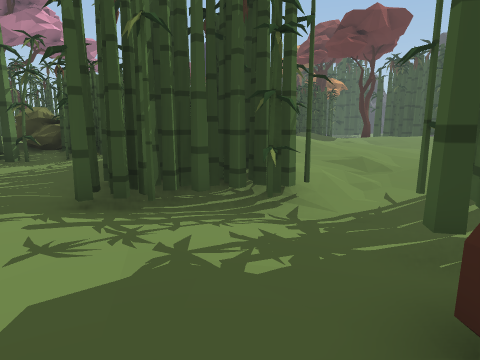
view 1 (above)

24 first-person views from a walk through a scene from a Unity 3-D project. The camera is 1.2 m above the floor, tilts 10° down and sees 75° across. The floor is counted in squares, 1 m on a side. Each view is taken from the middle of a square. On the plan, view 1 faces up. The plan holds only what a view shows up to about 13 squares ahead; the rest is blank. The place goes on beyond the plan.

view 2
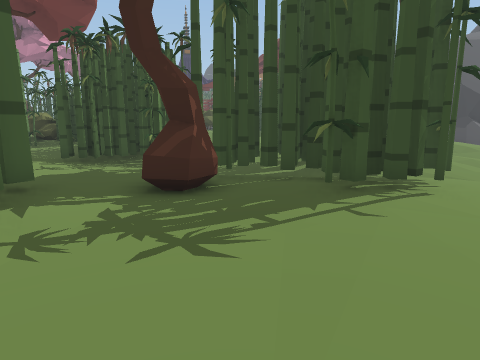

view 3
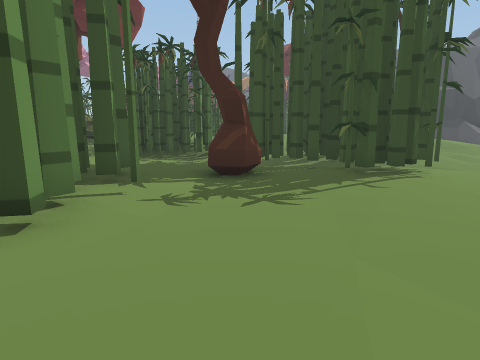

view 4
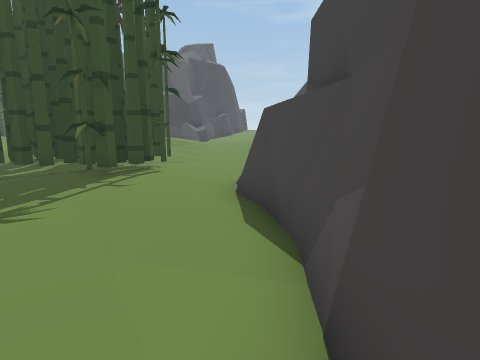

view 5
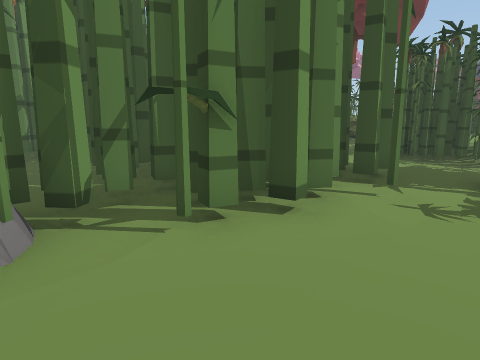

view 6
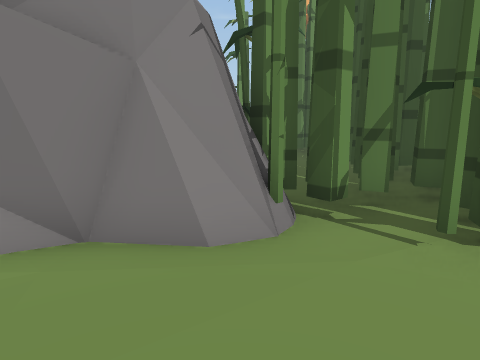

view 7
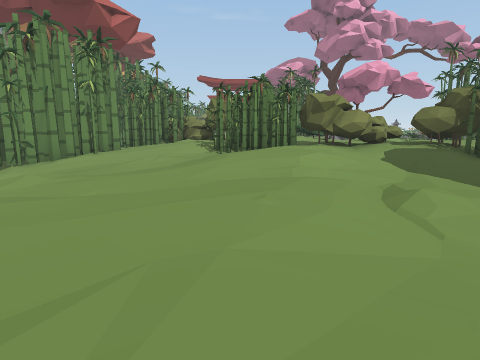

view 8
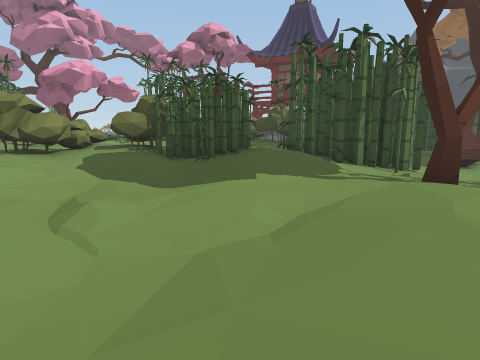

view 9
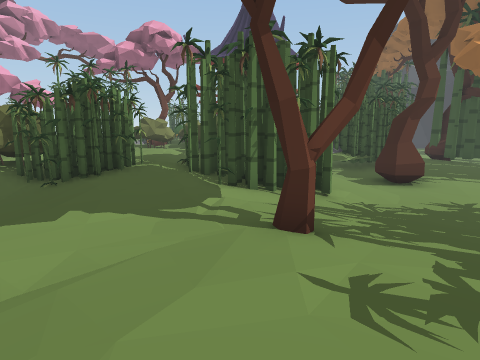

view 10
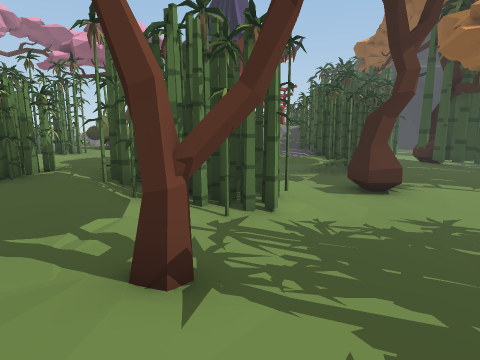

view 11
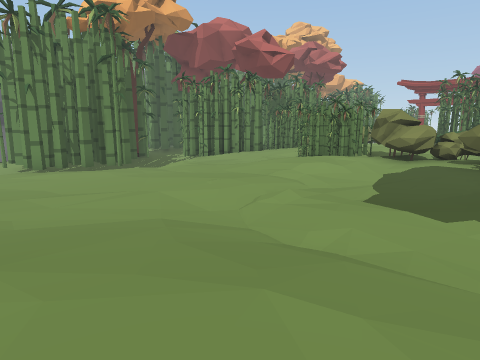

view 12
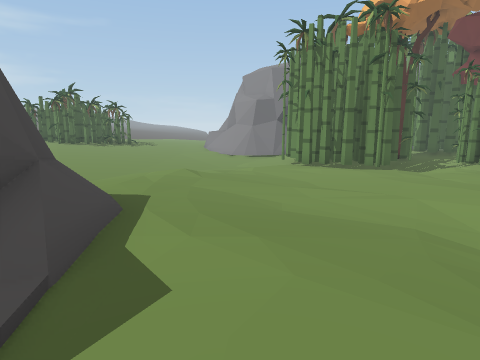

view 13
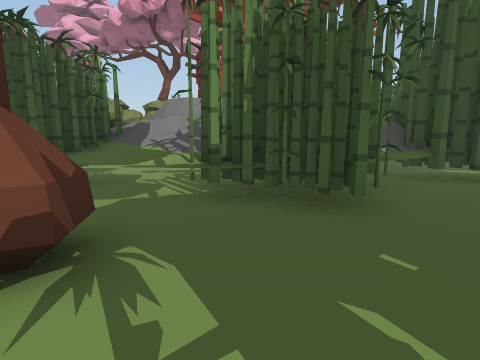

view 14
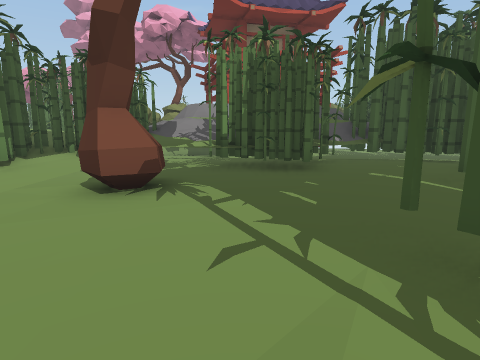

view 15
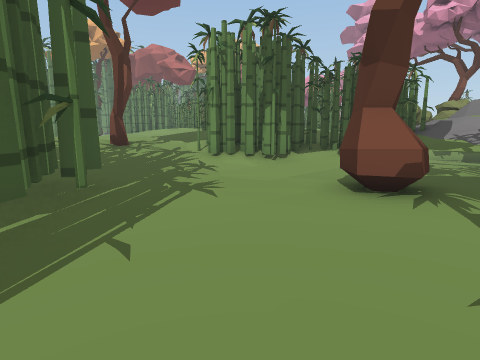

view 16
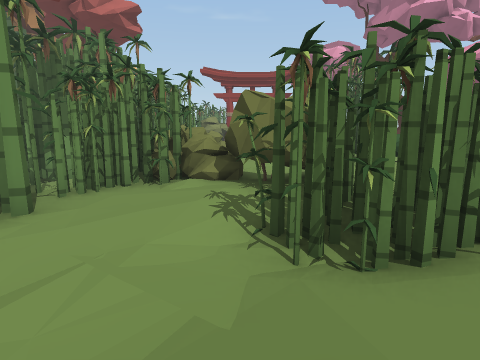

view 17
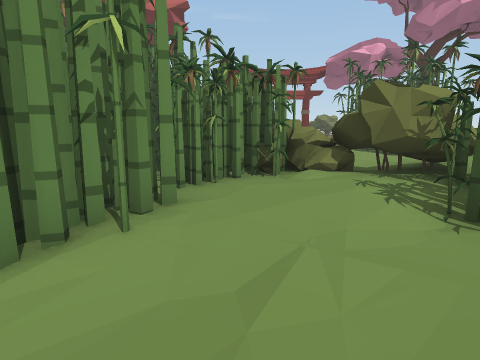

view 18
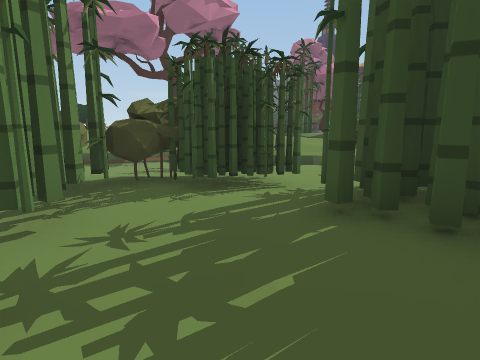

view 19
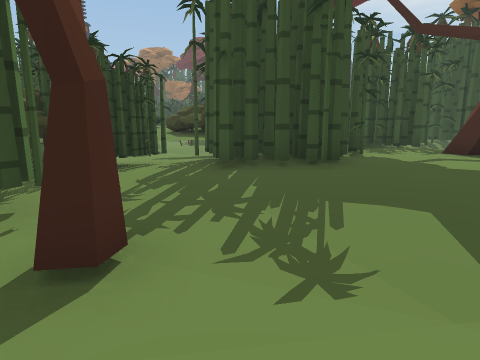

view 20
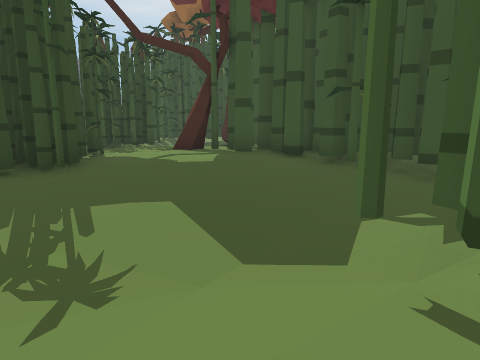

view 21
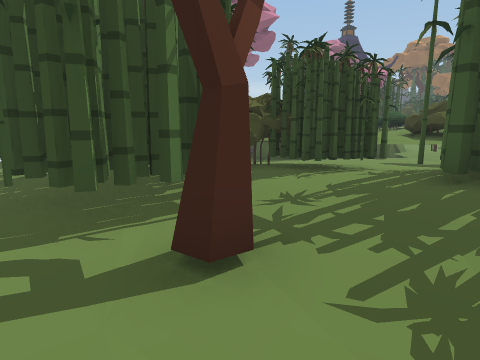

view 22
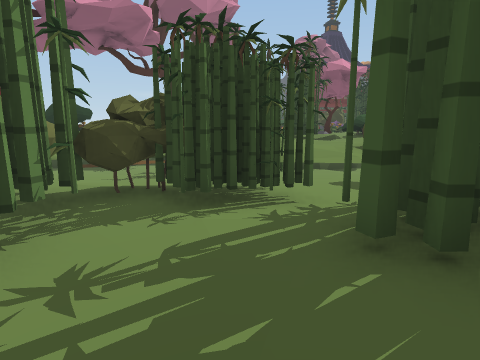

view 23
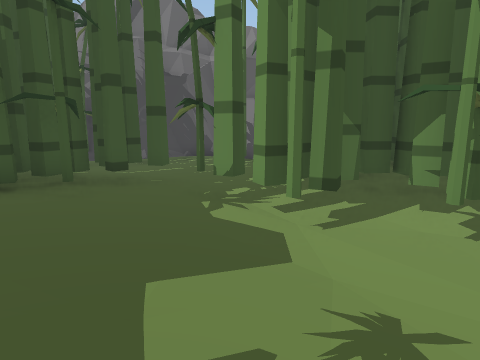

view 24
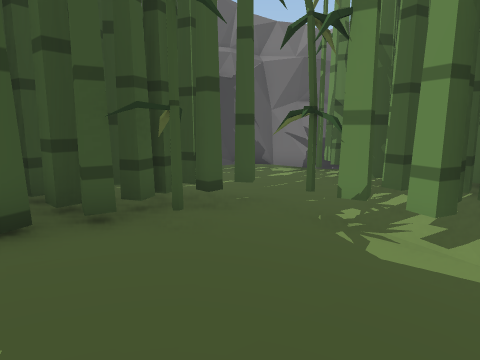

### Floor plan
Key: @ floor where view 1 was taken; # wall or solid block; x gap in a wall; . main floor; : floor 0.25 m higher than the main floor; - floor 0.25 m lower than the main floor; + floor 0.5 m higher than the main floor; * floor 0.75 m higher than the main floor; % floor 1 m higher than the main floor; / step, stairs or slope; = window, fence, low wall or low ledge; T tree; H thing the floor can be seen under or through; O other object.
Columns run from 14 left of view 1 to 12 right of it. Each row starts with its distance up from view 1.
 33                #OO...##
 32                #=OO....
 31                  OOO...##
 30                  OOO...##-
 29                ###OO...----
 28                #%OO.T..---
 27                ##+x.TT.---
 26            OO #####-T-----
 25         TTOO OO OOO.....-##
 24           OO  OOOOOOO...##
 23              **++OOOO/..##
 22            OO**++OOOO....
 21            OO****OOO#:::/
 20           OOO**OOOOO::T/:
 19 TT          ***OOO*++TT++
 18           +** OOOO*/+++++
 17     OO TTT*   OOOO+++:++++
 16     OO OTO++*OOO++:++/+++++
 15      OOOOO***OOO++++/:++++#
 14     OOO+*  ** O**/+/::::++=
 13       *+***%OOOO*/++:::::+/
 12       *+***OOOOO*/++:::.::+
 11       +****OOOO+/++::::::::
 10    OO++OOOOOO*//:+:::::::::
  9 OOOOOO+OOOOOO+/:::/:::::::+
  8 OOOOOO.OOOOOOO#::/::::::: :
  7 OOOOOOOOOO:OOOO://.  :::../
  6 OOO..O#OOO::OOOO/.####::../
  5 OOO..OOOOO:OOOOO/#####. /-
  4 O-T-..OOO:::OOO--######/-
  3 --T-..::::T::...######---
  2  ---/..:::T::...T#####---
  1  ----..::###...TT..##.---
  0  #-#-...:#####@....##.--
 -1 #####-.###   #........-
 -2   ####.##    #.......=
 -3    #-#x##    #......##
 -4    #---#### ##......#
 -5    #----- H ##.....##
 -6    #------H #.....##
 -7    #-----## #=...##
 -8    ###-###  #=..
 -9      ###    ##.

Positions as (right, up) in squares from view 1, and headings:
1: (0, 0), facing up
2: (3, -5), facing up
3: (2, -7), facing up
4: (2, -7), facing up-right
5: (2, -7), facing up-left
6: (2, -7), facing left
7: (9, 12), facing left
8: (9, 13), facing up-left
9: (10, 16), facing up-left
10: (10, 18), facing up-left
11: (10, 18), facing down-left
12: (10, 18), facing down
13: (9, 29), facing left
14: (12, 29), facing left
15: (12, 29), facing down-left
16: (3, 11), facing left
17: (3, 9), facing left
18: (-10, 2), facing up
19: (-13, 1), facing up-right
20: (-13, 1), facing right
21: (-12, 1), facing up
22: (-10, 3), facing up
23: (-10, 4), facing down
24: (-8, 3), facing down
